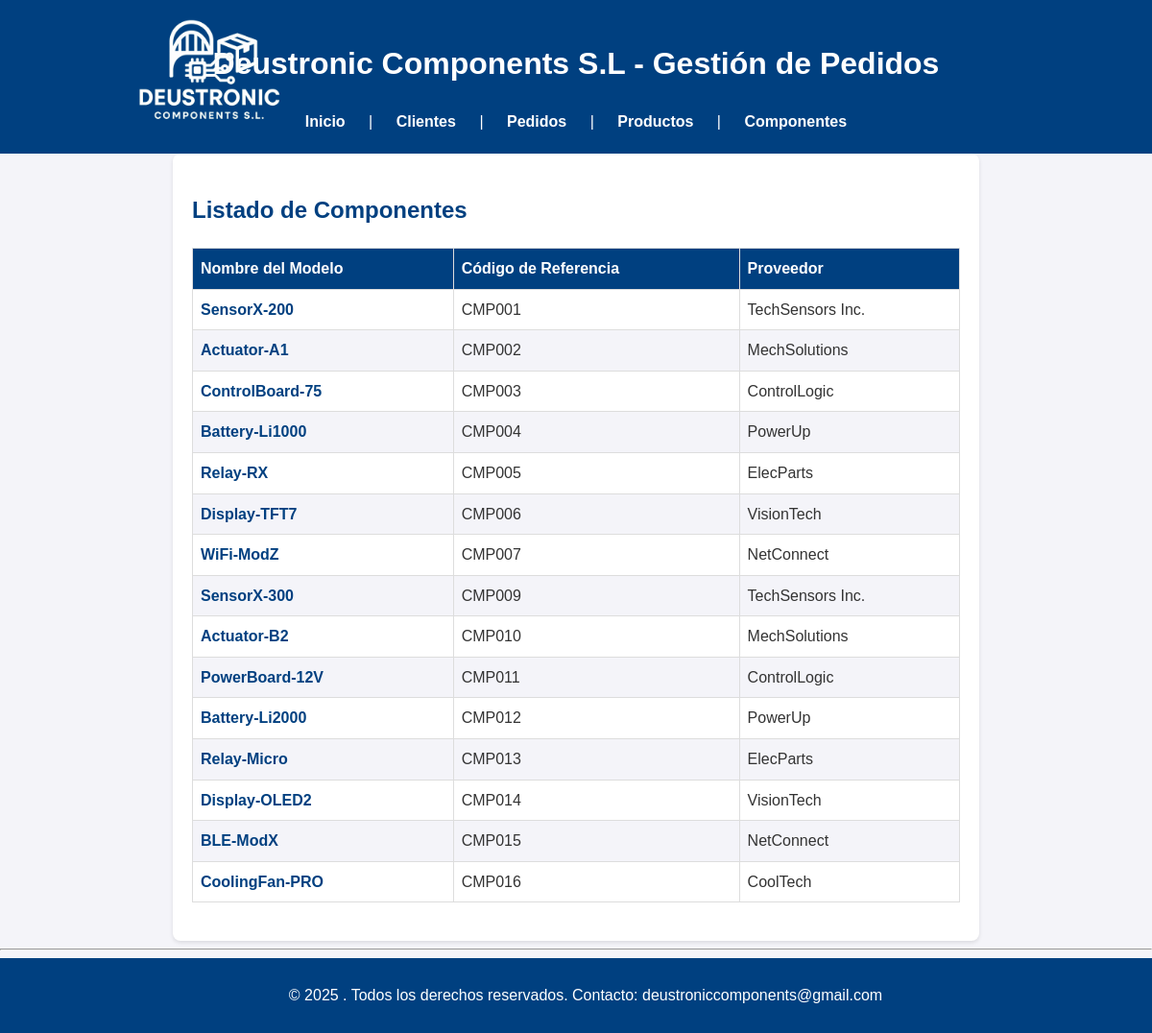
The page /componente/ on the database its author committed.
### appEntrega/models.py (models this page shows, shortened)
class Componente(models.Model):
    codigo_referencia = models.CharField(max_length=50, unique=True)
    nombre_modelo = models.CharField(max_length=100)
    tipo_componente = models.CharField(max_length=100)
    proveedor = models.CharField(max_length=100)
    especificaciones_tecnicas = models.TextField()

### appEntrega/views.py (the view)
# urls.py: path('componente/',ComponenteListView.as_view(), name='componente_listado'),
class ComponenteListView(ListView):
    model = Componente
    template_name = 'componente_listado.html'
    context_object_name = 'componentes'

### appEntrega/templates/componente_listado.html (shortened to what this page needs)
{% extends "base.html" %}
{% block content %}
<h2>Listado de Componentes</h2>
<table>
    <thead>
        <tr>
            <th>Nombre del Modelo</th>
            <th>Código de Referencia</th>
            <th>Proveedor</th>
        </tr>
    </thead>
    <tbody>
        {% for componente in componentes %}
        <tr>
            <td><a href="{% url 'componente_detalle' componente.id %}" class = 'detalle_link'>{{ componente.nombre_modelo }}</a></td>
            <td>{{ componente.codigo_referencia }}</td>
            <td>{{ componente.proveedor }}</td>
        </tr>
        {% empty %}
        <tr>
            <td colspan="4">No hay componentes registrados.</td>
        </tr>
        {% endfor %}
    </tbody>
</table>
{% endblock %}

### appEntrega/static/CSS/stylesheet.css (style rules this page uses)
body { font-family: Arial, sans-serif; line-height: 1.6; margin: 0; padding: 0; background-color: #f4f4f9; color: #333; }
h2 { color: #004080; margin-bottom: 20px; }
table { width: 100%; border-collapse: collapse; margin: 20px 0; font-size: 16px; text-align: left; }
table th, table td { border: 1px solid #ddd; padding: 8px; }
table th { background-color: #004080; color: white; }
table tr:nth-child(even) { background-color: #f4f4f9; }
a.detalle_link { color: #004080; text-decoration: none; font-weight: bold; transition: color 0.3s; }

### rows shown on the page
Componente: nombre_modelo "SensorX-200", codigo_referencia "CMP001", proveedor "TechSensors Inc."
Componente: nombre_modelo "Actuator-A1", codigo_referencia "CMP002", proveedor "MechSolutions"
Componente: nombre_modelo "ControlBoard-75", codigo_referencia "CMP003", proveedor "ControlLogic"
Componente: nombre_modelo "Battery-Li1000", codigo_referencia "CMP004", proveedor "PowerUp"
Componente: nombre_modelo "Relay-RX", codigo_referencia "CMP005", proveedor "ElecParts"
Componente: nombre_modelo "Display-TFT7", codigo_referencia "CMP006", proveedor "VisionTech"
Componente: nombre_modelo "WiFi-ModZ", codigo_referencia "CMP007", proveedor "NetConnect"
Componente: nombre_modelo "SensorX-300", codigo_referencia "CMP009", proveedor "TechSensors Inc."
Componente: nombre_modelo "Actuator-B2", codigo_referencia "CMP010", proveedor "MechSolutions"
Componente: nombre_modelo "PowerBoard-12V", codigo_referencia "CMP011", proveedor "ControlLogic"
Componente: nombre_modelo "Battery-Li2000", codigo_referencia "CMP012", proveedor "PowerUp"
Componente: nombre_modelo "Relay-Micro", codigo_referencia "CMP013", proveedor "ElecParts"
Componente: nombre_modelo "Display-OLED2", codigo_referencia "CMP014", proveedor "VisionTech"
Componente: nombre_modelo "BLE-ModX", codigo_referencia "CMP015", proveedor "NetConnect"
Componente: nombre_modelo "CoolingFan-PRO", codigo_referencia "CMP016", proveedor "CoolTech"
